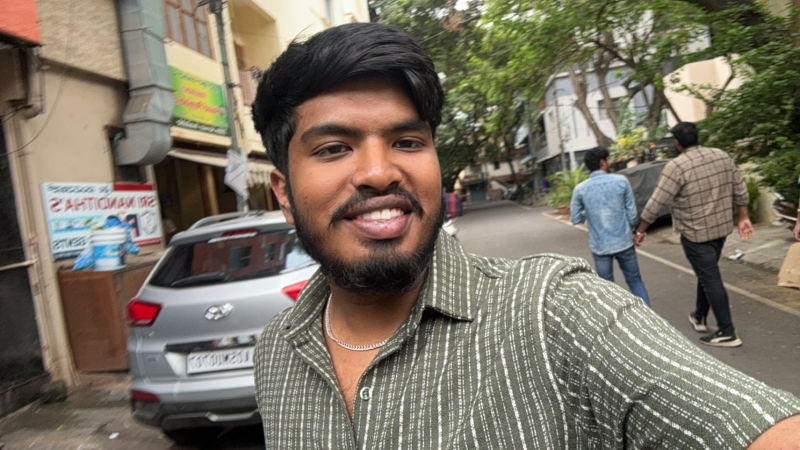
#> input picture v2/images/file2.jpg, 1600 x 900 px, given in place of file1.jpg, which was not available (shown at 1/2 size)
$ python app.py
#> lines starting #> are read from the running program, lines starting #| are printed output that depends on the picture; after the words box and inside, x2 and y2 are one past the last pixel; in counts of white or black regions, pixels touching at a corner belong together; pictures that were not available may be replaced by others from this repository, and a replacement may not be noted
import random
import cv2
import numpy as np
from sklearn.cluster import KMeans
import matplotlib.pyplot as plt

def get_palette_colors(image):
    pixels = image.reshape(-1, 3)
    # Use KMeans clustering to find dominant colors
    kmeans = KMeans(n_clusters=5, random_state=0).fit(pixels)
    colors = kmeans.cluster_centers_

    # Convert colors to int
    colors = colors.astype(int)
    colors = colors[np.any(colors != [0, 0, 0], axis=1)]
    colors = np.array(colors, dtype=np.uint8)
    return colors

def plot_palette_colors(skin_image, action='display'):
    colors = get_palette_colors(cv2.cvtColor(skin_image, cv2.COLOR_RGB2BGR))
    block_size = 50
    palette_width = len(colors) * block_size
    palette = np.zeros((block_size, palette_width, 3), dtype=np.uint8)
    for i, color in enumerate(colors):
        start_x = i * 50
        end_x = start_x + 50
        palette[:, start_x:end_x] = color

    palette_rgb = cv2.cvtColor(palette, cv2.COLOR_BGR2RGB)

    # Display the color palette
    plt.figure(num='Skin Tone Palette')
    plt.imshow(palette_rgb)
    plt.axis('off')
    for i, name in enumerate(get_palette_colors(skin_image)):
        plt.text(i * block_size + block_size // 2, block_size // 2, f"RGB{tuple(map(int, name))}",
                color='white', fontsize=8, ha='center', va='center')

    if action == 'display':
        plt.show()
    elif action == 'save':
        # Save the color palette
        filepath = "palette/" + str(random.randint(100000, 999999)) + '_palette.png'
        plt.savefig(f'{filepath}', format='png', dpi=300, bbox_inches='tight')
        print(f"Color palette saved to '{filepath}'")

def detect_skin_tone(image_path):
    # Load the image
#> called with image_path = 'images/file1.jpg'
    image = cv2.imread(image_path)
#> image is the input picture: shape (900, 1600, 3); mean B, G, R 100.2, 114.8, 122.6
    gray = cv2.cvtColor(image, cv2.COLOR_BGR2GRAY)
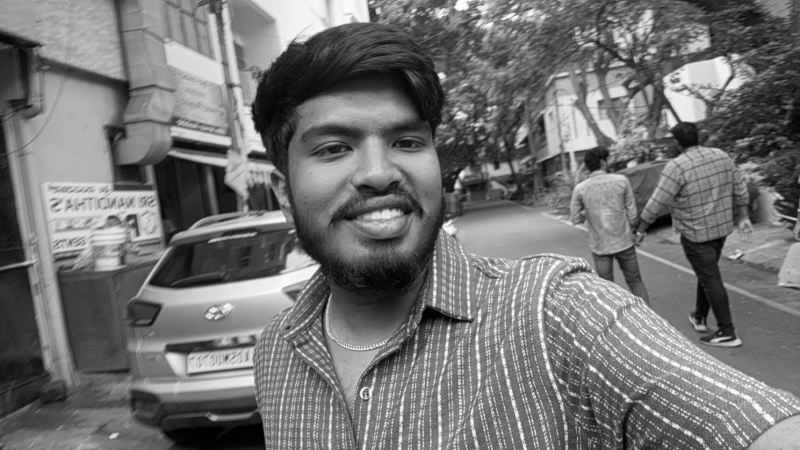
#> gray: shape (900, 1600) (shown at 1/2 size); min 0, max 255, mean 115.5

    # Load the pre-trained Haar Cascade classifier for face detection
    face_cascade = cv2.CascadeClassifier(cv2.data.haarcascades + 'haarcascade_frontalface_default.xml')

    # Detect faces in the image
    faces = face_cascade.detectMultiScale(gray, scaleFactor=1.1, minNeighbors=5, minSize=(30, 30))
#> faces = [[1213, 117, 52, 52], [565, 140, 364, 364]]

    # Loop through each detected face and crop it
    for (x, y, w, h) in faces:
        # Crop the face
        face = image[y:y+h, x:x+w]
#> this loop made 2 passes
#> pass 1, in detect_skin_tone, `face = image[y:y+h, x:x+w]`:
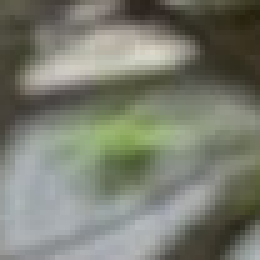
#> face: shape (52, 52, 3) (shown 5 times larger); mean B, G, R 112.6, 125.3, 122.1
#> pass 2, in detect_skin_tone, `face = image[y:y+h, x:x+w]`:
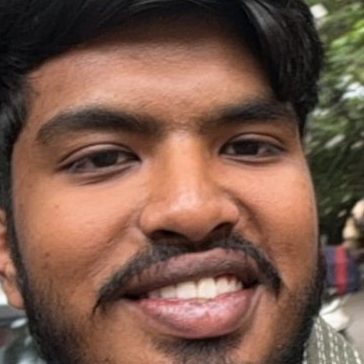
#> face: shape (364, 364, 3); mean B, G, R 74.1, 88.6, 120.2


    image = cv2.cvtColor(face, cv2.COLOR_BGR2RGB)
#> image: shape (364, 364, 3)

    # Convert image to HSV color space
    hsv_image = cv2.cvtColor(image, cv2.COLOR_RGB2HSV)
#> hsv_image: shape (364, 364, 3); mean H, S, V 26, 92.4, 120.9

    # Define skin tone range in HSV
    lower_skin = np.array([0, 20, 70], dtype=np.uint8)
    upper_skin = np.array([20, 255, 255], dtype=np.uint8)

    # Create a mask for skin tone
    skin_mask = cv2.inRange(hsv_image, lower_skin, upper_skin)
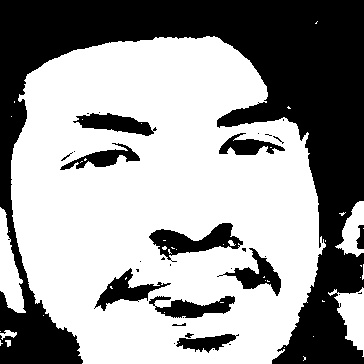
#> skin_mask: shape (364, 364); 60.4% white; 33 black regions (20 under 20 px), largest, box (x1, y1, x2, y2) and area: (0, 0, 364, 364) 44478, (149, 223, 243, 262) 1560, (73, 113, 157, 136) 1035

    # Apply the mask to the image
    skin_image = cv2.bitwise_and(image, image, mask=skin_mask)
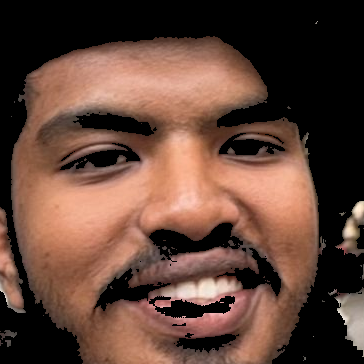
#> skin_image: shape (364, 364, 3); mean R, G, B 96.9, 67.7, 55.8

    # Convert the result to grayscale to simplify further processing
    gray_skin_image = cv2.cvtColor(skin_image, cv2.COLOR_RGB2GRAY)
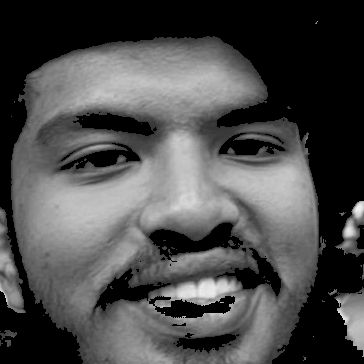
#> gray_skin_image: shape (364, 364); min 0, max 240, mean 75.1

    print ("Select Display Options: \n 1. OpenCv \n 2. Metplotlib \n 3. Color Palette \n 4. Save Color Palette")
    option = int(input("Enter your option: "))
#> the answer given: 1

    if option == 1:
        # Display the result
        cv2.imshow('Skin Tone Detection', cv2.cvtColor(skin_image, cv2.COLOR_RGB2BGR))
        cv2.waitKey(0)
        cv2.destroyAllWindows()
    elif option == 2:
        # Display the result
        plt.figure(figsize=(12, 6))

        plt.subplot(1, 3, 1)
        plt.title('Original Image')
        plt.imshow(image)
        plt.axis('off')

        plt.subplot(1, 3, 2)
        plt.title('Skin Mask')
        gray_skin_image_rgb = cv2.cvtColor(gray_skin_image, cv2.COLOR_BGR2RGB)
        plt.imshow(gray_skin_image_rgb)
        plt.axis('off')

        plt.subplot(1, 3, 3)
        plt.title('Skin Tone Detection')
        plt.imshow(skin_image)
        plt.axis('off')
        plt.show()
    elif option == 3:
        plot_palette_colors(skin_image, action='display')
    elif option == 4:
        plot_palette_colors(skin_image, action='save')

# Example usage
detect_skin_tone('images/file1.jpg')
